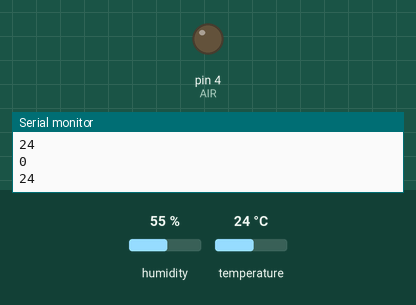
Simulated run of this sketch. Board: Arduino Uno, built with avr-gcc and run on an emulated ATmega328P. Parts: output pins drawn as LEDs (lit = HIGH), the last lines printed to the serial monitor. The inputs (shaded band) are chosen by the test bench; at power-on: temperature 24 °C, humidity 55 %.

Above: at 1.8 s.
1.9 s: temperature set to 26 °C
At 4.1 s:
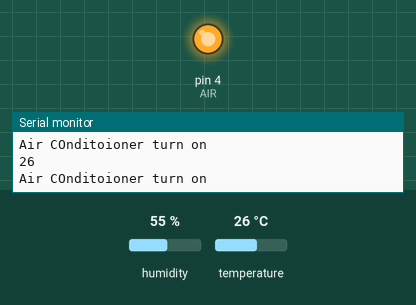
4.5 s: temperature set to 12 °C
At 6.6 s:
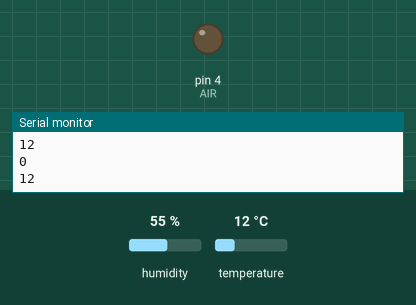
7.6 s: temperature set to 28 °C
At 10.2 s:
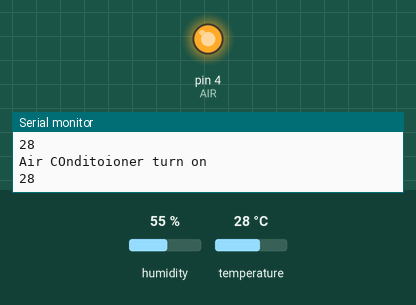
Timing chart, 0 to 11.7 s (numbered marks = the images above; inputs shaded):
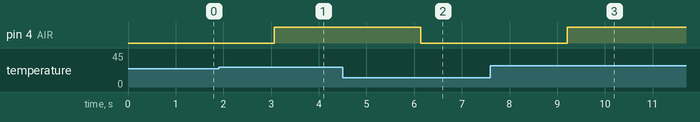

The sketch:

airTemp.ino
```cpp
#include<dht.h>
#define DHT11 3
#define AIR 4

dht DHT;
int dhtTemp;
int temperature;

void setup() {
  Serial.begin(9600);
  pinMode(AIR,OUTPUT);
}

void loop() {
  dhtTemp = DHT.read11(DHT11); //dht11
  temperature = (int)DHT.temperature; //call
  Serial.println(temperature);
  delay(1000);
  if(temperature>=25)
  {
    digitalWrite(AIR,HIGH);
    Serial.println("Air COnditoioner turn on");
  }
  else
  {
    digitalWrite(AIR,LOW);
    Serial.println(digitalRead(AIR));
  }

 }
```

Measured:
- the behaviour switches between 24 and 25 °C on temperature (found by bisection; images 0 and 1)
- after the input at 1.9 s, pin 4 (AIR): LOW → HIGH after 1.2 s
- after the input at 4.5 s, pin 4 (AIR): HIGH → LOW after 1.6 s
- after the input at 7.6 s, pin 4 (AIR): LOW → HIGH after 1.6 s
